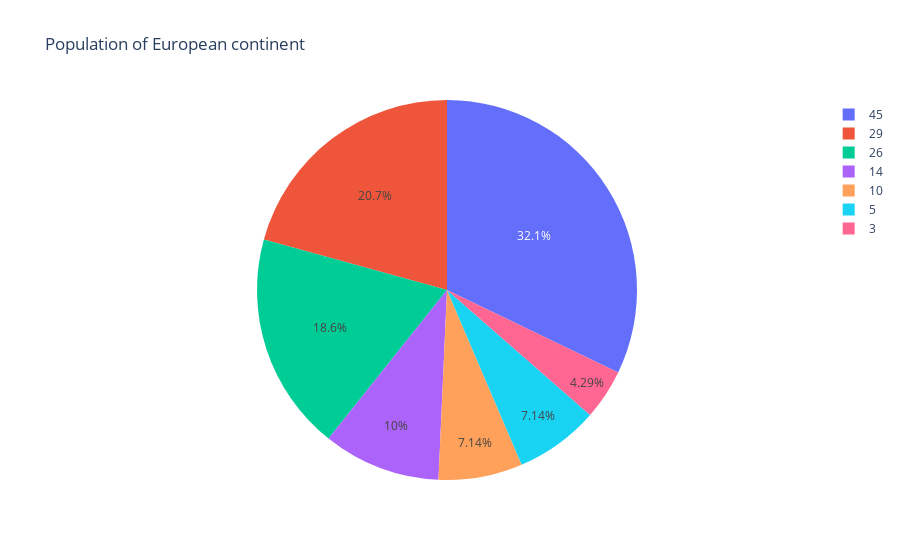

Notebook code cell kept with this figure:
### Code cell
data_job.loc[data_job['total'] == 1, 'job_names'] = 'Other countries'

fig = px.pie(data_job, values='total', names='total', title='Population of European continent')
fig.show()

### Figure 1 — Plotly figure (JSON) as saved in the notebook; plotly's stock layout.template omitted (floating-point values rounded to 4 significant figures)
{"data": [{"domain": {"x": [0, 1], "y": [0, 1]}, "hovertemplate": "total=%{value}<extra></extra>", "labels": [45, 29, 26, 14, 10, 5, 5, 3, 3, "Other countries", "Other countries", "Other countries", "Other countries", "Other countries", "Other countries", "Other countries", "Other countries", "Other countries", "Other countries", "Other countries", "Other countries", "Other countries", "Other countries", "Other countries", "Other countries", "Other countries", "Other countries", "Other countries", "Other countries", "Other countries", "Other countries", "Other countries", "Other countries", "Other countries"], "legendgroup": "", "name": "", "showlegend": true, "type": "pie", "values": [45, 29, 26, 14, 10, 5, 5, 3, 3, "Other countries", "Other countries", "Other countries", "Other countries", "Other countries", "Other countries", "Other countries", "Other countries", "Other countries", "Other countries", "Other countries", "Other countries", "Other countries", "Other countries", "Other countries", "Other countries", "Other countries", "Other countries", "Other countries", "Other countries", "Other countries", "Other countries", "Other countries", "Other countries", "Other countries"]}], "layout": {"legend": {"tracegroupgap": 0}, "title": {"text": "Population of European continent"}}}
